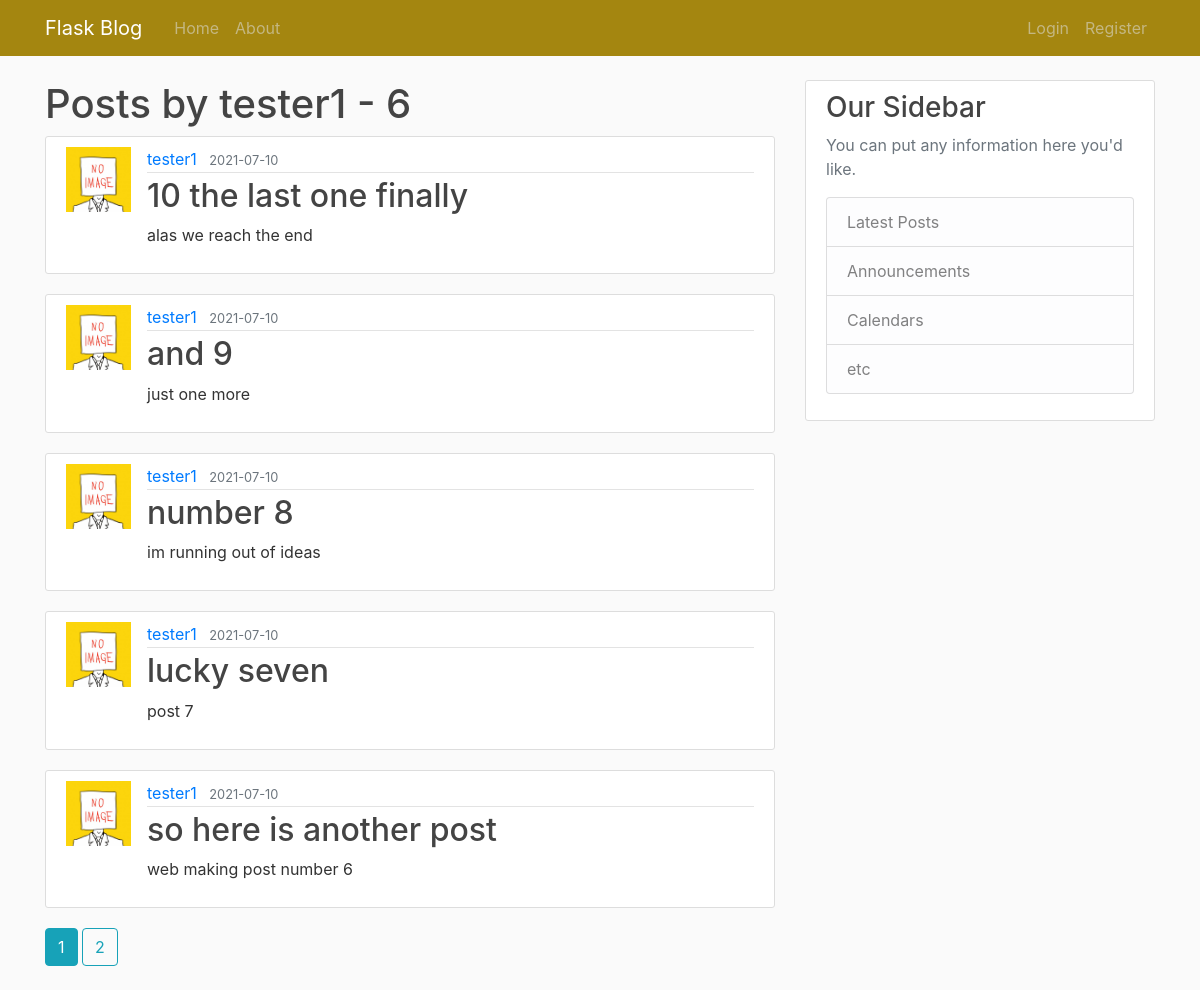
The app's page /user/tester1 with its own data.
### flaskblog/models.py (models this page shows, shortened)
class User(db.Model, UserMixin):
    id = db.Column(db.Integer, primary_key=True)
    username = db.Column(db.String(20), unique=True, nullable=False)
    email = db.Column(db.String(120), unique=True, nullable=False)
    image_file = db.Column(db.String(20), nullable=False, default='default.jpg')
    password = db.Column(db.String(60), nullable=False)
    posts = db.relationship('Post', backref='author', lazy=True)

class Post(db.Model):
    id = db.Column(db.Integer, primary_key=True)
    title = db.Column(db.String(100), nullable=False)
    date_posted = db.Column(db.DateTime, nullable=False, default=datetime.utcnow)
    content = db.Column(db.Text, nullable=False)
    user_id = db.Column(db.Integer, db.ForeignKey('user.id'), nullable=False)

### flaskblog/users/routes.py (the view)
@users.route('/user/<string:username>')  # You can have 2 routes for the same function
def user_posts(username):
    page = request.args.get('page', 1, type=int)
    user = User.query.filter_by(username=username).first_or_404()
    posts = Post.query.filter_by(author=user).order_by(Post.date_posted.desc()).paginate(page=page, per_page=5)
    return render_template('user_posts.html', posts=posts, user=user)

### flaskblog/templates/user_posts.html
{% extends"layout.html" %}
{% block content %}
    <h1 class="mb=3">Posts by {{ user.username }} - {{ posts.total }}</h1>
    {% for post in posts.items %}
        <article class="media content-section">
        <img class="'rounded-circle article-img" src="{{ url_for('static', filename='profile_pics/'+post.author.image_file) }}">
          <div class="media-body">
            <div class="article-metadata">
              <a class="mr-2" href="{{ url_for('users.user_posts', username=post.author.username) }}">{{ post.author.username }}</a>
              <small class="text-muted">{{ post.date_posted.strftime('%Y-%m-%d') }}</small>
            </div>
            <h2><a class="article-title" href="{{ url_for('posts.post', post_id=post.id) }}">{{ post.title }}</a></h2>
            <p class="article-content">{{ post.content }}</p>
          </div>
        </article>
    {% endfor %}
    {% for page_num in posts.iter_pages(left_edge=1,right_edge=1,left_current=1,right_current=2) %}
        {% if page_num %}
            {% if posts.page == page_num %}
                <a class="btn btn-info mb-4" href="{{ url_for('users.user_posts',username=user.username,page=page_num) }}">{{ page_num }}</a>
            {% else %}
                <a class="btn btn-outline-info mb-4" href="{{ url_for('users.user_posts',username=user.username,page=page_num) }}">{{ page_num }}</a>
            {% endif%}
        {% else %}
            ...
        {% endif%}
    {% endfor %}
{% endblock content%}

### flaskblog/static/main.css (style rules this page uses)
body { background: #fafafa; color: #333333; margin-top: 5rem; }
h1, h2, h3, h4, h5, h6 { color: #444444; }
.content-section { background: #ffffff; padding: 10px 20px; border: 1px solid #dddddd; border-radius: 3px; margin-bottom: 20px; }
.article-title { color: #444444; }
.article-content { white-space: pre-line; }
.article-img { height: 65px; width: 65px; margin-right: 16px; }
.article-metadata { padding-bottom: 1px; margin-bottom: 4px; border-bottom: 1px solid #e3e3e3 }

### records on screen
User: username "tester1"
Post: image_file (placeholder picture), author.username "tester1", date_posted "2021-07-10", title "10 the last one finally", content "alas we reach the end"
Post: image_file (placeholder picture), author.username "tester1", date_posted "2021-07-10", title "and 9", content "just one more"
Post: image_file (placeholder picture), author.username "tester1", date_posted "2021-07-10", title "number 8", content "im running out of ideas"
Post: image_file (placeholder picture), author.username "tester1", date_posted "2021-07-10", title "lucky seven", content "post 7"
Post: image_file (placeholder picture), author.username "tester1", date_posted "2021-07-10", title "so here is another post", content "web making post number 6"

### other values on screen
{{ posts.total }} "6"
{{ page_num }} "1"
{{ page_num }} "2"
